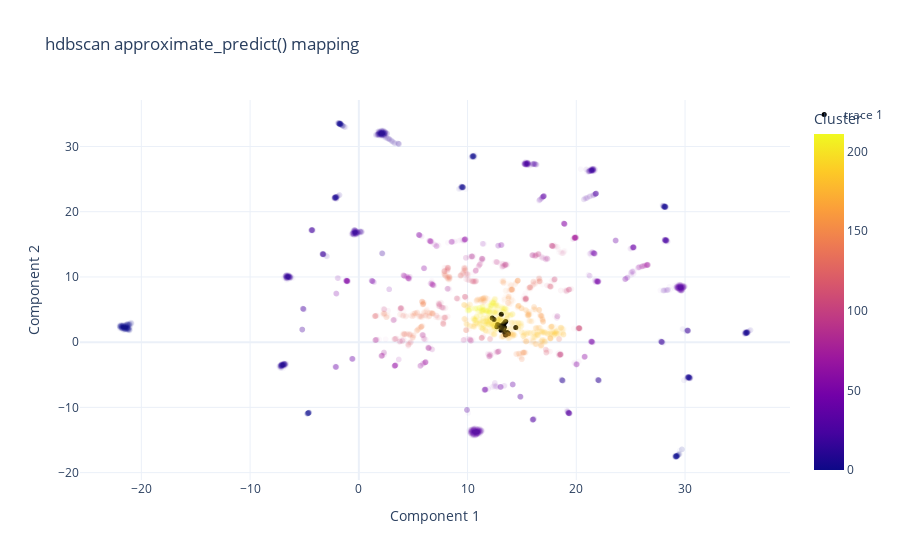

Notebook code cell kept with this figure:
### Code cell
fig2 = px.scatter(
    data_frame = filtered,
    x = "Component 1",
    y = "Component 2",
    color = "Cluster",
    hover_data = ["Target", "Media"],
    opacity = 0.03,
    template="plotly_white",
    title="hdbscan approximate_predict() mapping"
) 

# Add the new test points as a scatter trace
fig2.add_trace(
    go.Scatter(
        x=test_points[:, 0],  # x coordinates
        y=test_points[:, 1],  # y coordinates
        mode='markers',
        marker=dict(
            color='black',  
            size=5,  
            opacity=1.0 
        ),
        text=test_labels  # hover text
    )
)

fig2.show()

### Figure 1 — Plotly figure (JSON) as saved in the notebook; plotly's stock layout.template omitted (floating-point values rounded to 4 significant figures; data arrays with more than 128 entries replaced by an {"elided": "..."} marker saying what was removed)
{"data": [{"customdata": {"elided": "7615x2 str values"}, "hovertemplate": "Component 1=%{x}<br>Component 2=%{y}<br>Target=%{customdata[0]}<br>Media=%{customdata[1]}<br>Cluster=%{marker.color}<extra></extra>", "legendgroup": "", "marker": {"color": {"elided": "7615 int values"}, "coloraxis": "coloraxis", "opacity": 0.03, "symbol": "circle"}, "mode": "markers", "name": "", "showlegend": false, "type": "scattergl", "x": {"elided": "7615 float values"}, "xaxis": "x", "y": {"elided": "7615 float values"}, "yaxis": "y"}, {"marker": {"color": "black", "opacity": 1, "size": 5}, "mode": "markers", "text": [-1, -1, -1, -1, 194, -1, -1, -1, -1, -1, -1, 176, 188, -1, -1, 173, -1, -1, 194, -1, 191, 194, 173], "type": "scatter", "x": [13.51, 13.49, 13.37, 13.25, 12.76, 13.64, 13.12, 13.1, 13.54, 13.41, 13.32, 13.76, 14.43, 12.69, 13.37, 13.43, 12.99, 13.7, 12.44, 13.08, 13.18, 12.27, 13.47], "y": [3.162, 1.115, 2.24, 2.694, 2.724, 1.471, 2.536, 4.273, 1.205, 2.967, 1.919, 1.28, 2.268, 2.368, 2.318, 1.44, 2.497, 1.342, 3.474, 1.841, 2.104, 3.709, 1.288]}], "layout": {"coloraxis": {"colorbar": {"title": {"text": "Cluster"}}, "colorscale": [[0, "#0d0887"], [0.1111, "#46039f"], [0.2222, "#7201a8"], [0.3333, "#9c179e"], [0.4444, "#bd3786"], [0.5556, "#d8576b"], [0.6667, "#ed7953"], [0.7778, "#fb9f3a"], [0.8889, "#fdca26"], [1, "#f0f921"]]}, "legend": {"tracegroupgap": 0}, "title": {"text": "hdbscan approximate_predict() mapping"}, "xaxis": {"anchor": "y", "domain": [0, 1], "title": {"text": "Component 1"}}, "yaxis": {"anchor": "x", "domain": [0, 1], "title": {"text": "Component 2"}}}}
